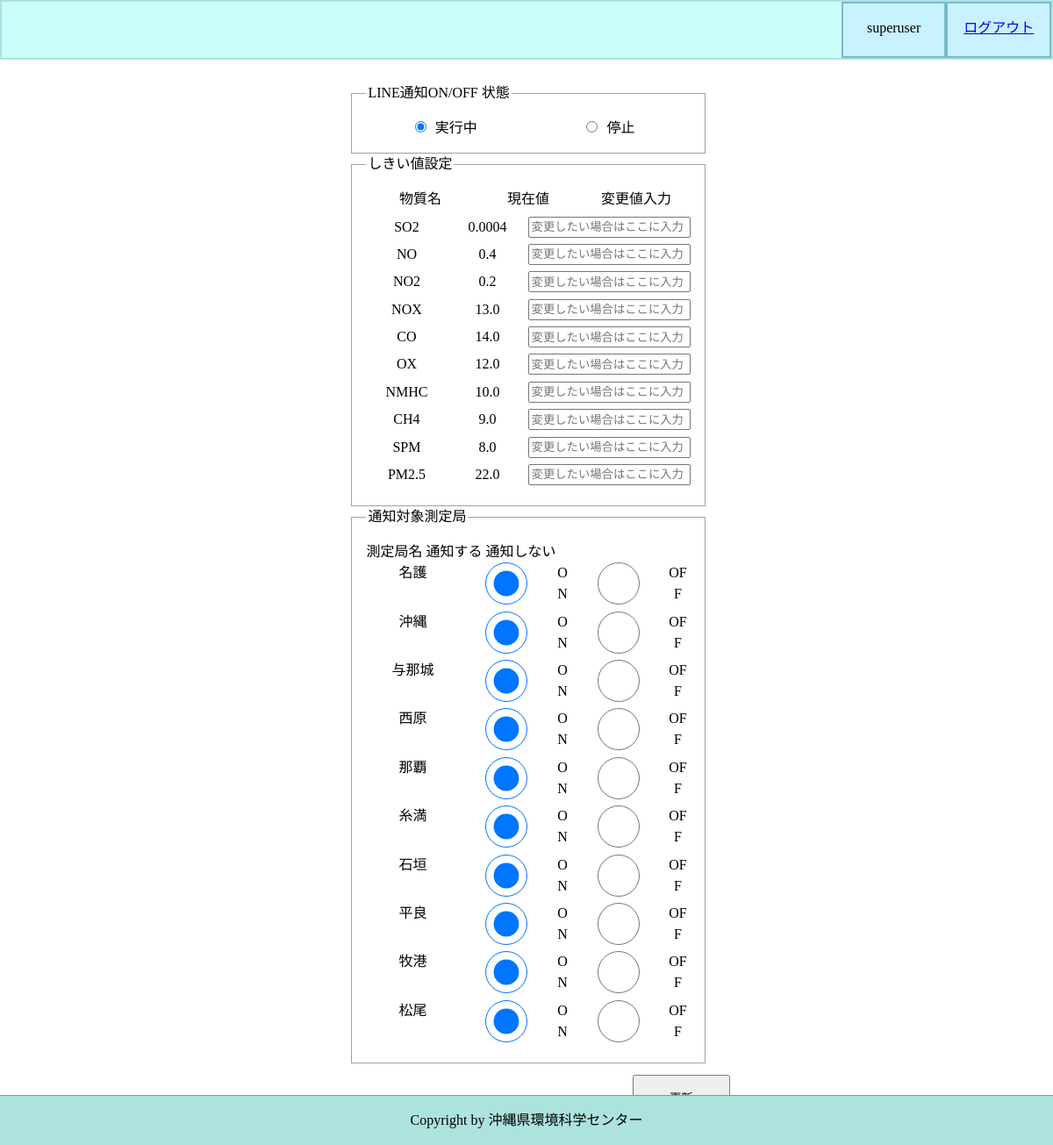
/front/topview (signed in), run on the app's committed database.
### webfront/models.py (models this page shows, shortened)
class Criterias(models.Model):
    substitute = models.CharField(max_length=10)
    start_timestamp = models.DateTimeField(auto_now_add=True)
    end_timestamp = models.DateTimeField(auto_now_add=True)
    criteria = models.FloatField(default=0.0, null=False)
    registed_timestamp = models.DateTimeField(auto_now_add=True)

class Kyokus(models.Model):
    name = models.TextField(max_length=20, default="", null=False)
    alert_flg = models.BooleanField(default=True, null=False)
    registed_timestamp = models.DateTimeField(auto_now_add=True)

### webfront/views.py (the view)
# urls.py: path('topview', views.topview, name='topview'),
@login_required(login_url='login', redirect_field_name='')
def topview(request):
    template = loader.get_template("topview.html")
    context = {}
    run_flg = Settings.objects.all().first().boot_switch
    context.setdefault("run_flg", run_flg)
    criterias = {}
    for criteria in Criterias.objects.all():
        criterias.setdefault(criteria.substitute, criteria.criteria)
    context.setdefault("criterias", criterias)
    kyokus = {}
    for kyoku in Kyokus.objects.all():
        kyokus.setdefault(kyoku.name, kyoku.alert_flg)
    context.setdefault("kyokus", kyokus)
    return HttpResponse(template.render(context, request))

### webfront/templates/topview.html (shortened to what this page needs)
{% extends 'template_top.html' %}
{% block main %}
    <main id="main_topview">
      <form action="{% url 'update_infos' %}" method="post">
        <fieldset id="toggle_running">
          <legend>LINE通知ON/OFF 状態</legend>
          <span class="flex-item">
            <input id="running_on"  type="radio" name="toggle_running" value="True"  {% if run_flg == True %}checked{% endif %}>実行中</input>
          </span>
          <span class="flex-item">
            <input id="running_off" type="radio" name="toggle_running" value="False" {% if run_flg == False %}checked{% endif %}>停止</input>
          </span>
        </fieldset>
        <fieldset id="field_criterias">
          <legend>しきい値設定</legend>
          <div id="cri_header" class="row">
            <label>物質名</label>
            <label>現在値</label>
            <label>変更値入力</label>
          </div>
          {% for key, val in criterias.items %}
            <div id="cri_{{ key }}" class="row">
              <label>{{ key }}</label>
              <label>{{ val }}</label>
              <input type="text" id="cri_alterval_{{ key }}" name="alterval_{{ key }}" value="" placeholder="変更したい場合はここに入力"></input>
            </div>
          {% endfor %}
        </fieldset>
        <fieldset id="field_kyokus">
          <legend>通知対象測定局</legend>
          <div id="kyoku_header">
            <label>測定局名</label>
            <label>通知する</label>
            <label>通知しない</label>
          </div>
          {% for key, val in kyokus.items %}
            <div id="kyoku_{{ key }}" class="row">
              <label>{{ key }}</label>
              <input type="radio" id="kyoku_alert_on_{{ key }}" name="kyoku_alert_{{ key }}" value="True" {% if val == True %}checked{% endif %}>ON</input>
              <input type="radio" id="kyoku_alert_off_{{ key }}" name="kyoku_alert_{{ key }}" value="False" {% if val == False %}checked{% endif %}>OFF</input>
            </div>
          {% endfor %}
        </fieldset>
      </form>
    </main>
{% endblock %}

### webfront/templates/template_top.html (shortened to what this page needs)
<!DOCTYPE html>
<html lang="ja">
  <head>
    {% load static %}
    <link rel="stylesheet" href="{% static 'css/sanitize.css' %}" type="text/css"/>
    <link rel="stylesheet" href="{% static 'css/common.css' %}" type="text/css"/>
    <link rel="stylesheet" href="{% static 'css/common_message.css'  %}" type="text/css"/>
    <link rel="stylesheet" href="{% static 'css/login.css'  %}" type="text/css"/>
    <link rel="stylesheet" href="{% static 'css/topview.css'  %}" type="text/css"/>
  </head>
  <body>
      <header>
          {% if user.is_authenticated %}
          <nav>
            <ul>
              <li id="logout"><a  href="{% url 'logout' %}">ログアウト</a></li>
              <li id="user_name"><a >{{ user.username }}</a></li>
            </ul>
          </nav>
          {% endif %}
      </header>
      {% block main %}
      {% endblock %}
      <footer>
        <p class="copyright">Copyright by 沖縄県環境科学センター</p>
      </footer>
  </body>
</html>

### webfront/static/css/sanitize.css (style rules this page uses)
html { cursor: default; line-height: 1.5; -moz-tab-size: 4; tab-size: 4; -webkit-tap-highlight-color: transparent ; -ms-text-size-adjust: 100%; -webkit-text-size-adjust: 100%; word-break: break-word; }
body { margin: 0; }
main { display: block; }
nav ol, nav ul { list-style: none; padding: 0; }
a { background-color: transparent; }
button, input, select { margin: 0; }
fieldset { border: 1px solid #a0a0a0; padding: 0.35em 0.75em 0.625em; }
input { overflow: visible; }
legend { color: inherit; display: table; max-width: 100%; white-space: normal; }
[type="checkbox"], [type="radio"] { padding: 0; }
a, area, button, input, label, select, summary, textarea, [tabindex] { -ms-touch-action: manipulation; touch-action: manipulation; }

### webfront/static/css/common.css (style rules this page uses)
html { height:100%; width:100%; padding:0; }
body { height:100%; width:100%; padding:0; position:static; }
header { z-index:1; position:fixed; background-color: #cbfffa; border: 2px solid #ade3de; width:100%; }
header nav { position:relative; height:100%; }
header nav ul { margin:0; display: flex; flex-direction: row-reverse; }
header nav li { border:2px solid #79b9cc; flex-wrap: wrap; text-align:center; background-color:#c8f2ff; }
main { z-index:0; padding:20px 2px; position:relative; width: 100%; }
footer { z-index:1; width:100%; background-color: #ade3de; border-top: 1px solid #61aaa3; position: fixed; bottom:0px; }
.copyright { text-align:center; }
@media all and (min-width: 1024px) { header { margin-top:-4em; min-height: 4em; } }
@media all and (min-width: 1024px) { header nav ul { height:4em; } }
@media all and (min-width: 1024px) { header nav li { flex-basis: 10%; padding-top:1em; } }
@media all and (min-width: 1024px) { main { margin-top:4em; padding:0 8%; } }
@media all and (min-width: 1024px) { footer { min-height: 3.2em; } }

### webfront/static/css/topview.css (style rules this page uses)
#main_topview form { width:100%; }
#main_topview fieldset { display:flex; padding:1em; width:100%; justify-content:space-around; }
#main_topview #toggle_running { flex-direction:row; }
#main_topview #toggle_running .flex-item { flex-basis: 20%; }
#main_topview #toggle_running .flex-item input { margin-right:10px; }
#main_topview #field_criterias, #main_topview #field_kyokus { flex-direction:column; }
#main_topview #field_criterias .row, #main_topview #field_kyokus .row { display:flex; margin-bottom: 2%; flex-direction:row; justify-content:space-around; text-align:center; }
#main_topview #field_criterias .row label, #main_topview #field_criterias .row input, #main_topview #field_kyokus .row label, #main_topview #field_kyokus .row input { flex-basis:30%; flex-grow: 0; }
@media all and (min-width: 1024px) { #main_topview form { padding:3% 30%; width:100%; } }
@media all and (min-width: 1024px) { #main_topview #running_off { margin-left: 15%; } }
@media all and (min-width: 1024px) { #main_topview #field_criterias .row label, #main_topview #field_criterias .row input, #main_topview #field_kyokus .row label, #main_topview #field_kyokus .row input { flex-basis:30%; flex-grow: 0; } }

### data on the page
Criterias: criterias "SO2", criterias "0.0004"
Criterias: criterias "NO", criterias "0.4"
Criterias: criterias "NO2", criterias "0.2"
Criterias: criterias "NOX", criterias "13.0"
Criterias: criterias "CO", criterias "14.0"
Criterias: criterias "OX", criterias "12.0"
Criterias: criterias "NMHC", criterias "10.0"
Criterias: criterias "CH4", criterias "9.0"
Criterias: criterias "SPM", criterias "8.0"
Criterias: criterias "PM2.5", criterias "22.0"
Kyokus: kyokus "名護"
Kyokus: kyokus "沖縄"
Kyokus: kyokus "与那城"
Kyokus: kyokus "西原"
Kyokus: kyokus "那覇"
Kyokus: kyokus "糸満"
Kyokus: kyokus "石垣"
Kyokus: kyokus "平良"
Kyokus: kyokus "牧港"
Kyokus: kyokus "松尾"

### other printed values
{{ user.username }} "superuser"
